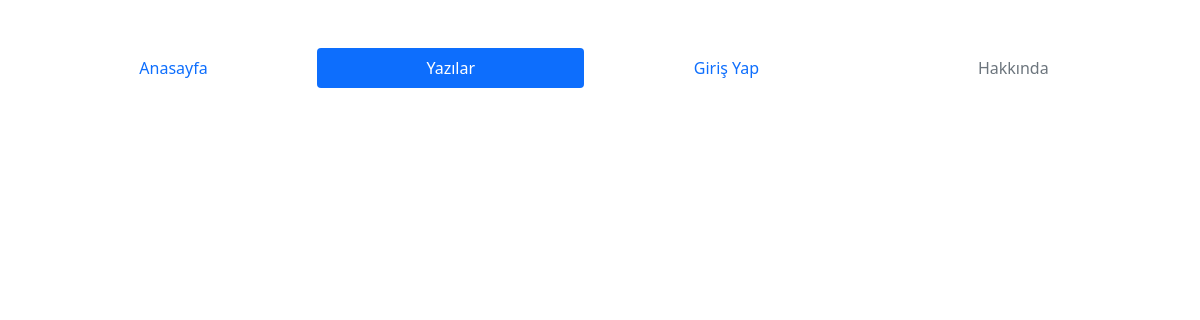
Page /blogdetay.php on the earlier database version.
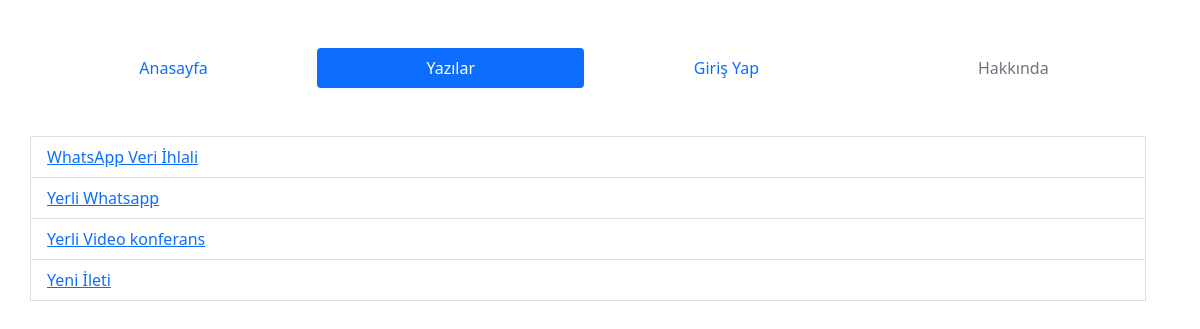
Same page on the later database version.
### tables this page shows
CREATE TABLE `posts` (
  `id` int(11) NOT NULL,
  `title` varchar(50) NOT NULL,
  `body` varchar(1000) NOT NULL,
  `author` varchar(50) NOT NULL,
  `date` timestamp NOT NULL DEFAULT CURRENT_TIMESTAMP
);

### blogdetay.php (the view, shortened to what this page needs)
<?php
include_once("./config/init.php");
include_once("./config/db.php");
?>
<div class="container mt-5">
    <div class="row">
        <ul class="nav nav-pills nav-fill">
            <li class="nav-item">
                <a class="nav-link " aria-current="page" href="index.php">Anasayfa</a>
            </li>
            <li class="nav-item">
                <a class="nav-link active" href="blog.php">Yazılar</a>
            </li>
            <?php
            if ($_SESSION['role'] == "admin") {
            ?>
                <li class="nav-item">
                    <a class="nav-link" href="admin.php">Yeni Yazı</a>
                </li>
            <?php
            } else {
            ?>
                <li class="nav-item">
                    <a class="nav-link" href="login.php">Giriş Yap</a>
                </li>
            <?php
            }
            ?>
            <li class="nav-item">
                <a class="nav-link disabled" href="#" tabindex="-1" aria-disabled="true">Hakkında</a>
            </li>
        </ul>
    </div>
    <div class="row mt-5">
        <div class="row">
            <?php
            $post_id = $_GET['id'];
            ?>
                <?php
            $sorgu = $db->prepare("SELECT * FROM posts");
            $sorgu->execute();
            while ($row = $sorgu->fetch(PDO::FETCH_ASSOC))
            {
                if($post_id==$row["id"]){ ?>
                    <li class="list-group-item bg-warning" aria-current="true"> <span class="text-white"><a href="blogdetay.php?id=<?= $row["id"] ?>"> <?= $row["title"] ?></a></span></li>
                <?php
                }
                else { ?>
                    <li class="list-group-item"><span class="text-warning"><a href="blogdetay.php?id=<?= $row["id"] ?>"> <?= $row["title"] ?></a></span></li>
               <?php }
            }
                ?>
                </div>
        </div>
    </div>

Differences in the rows shown:
added posts: title "WhatsApp Veri İhlali"
added posts: title "Yerli Whatsapp"
added posts: title "Yerli Video konferans"
added posts: title "Yeni İleti"
